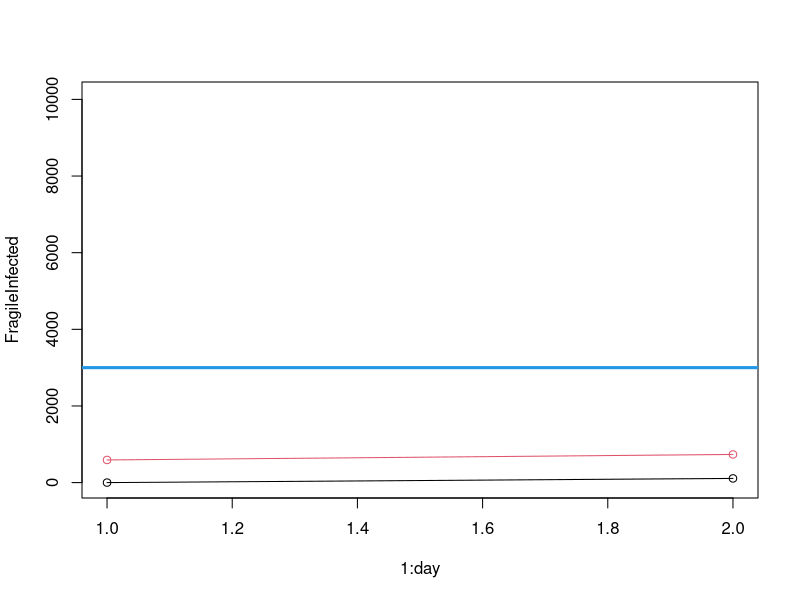
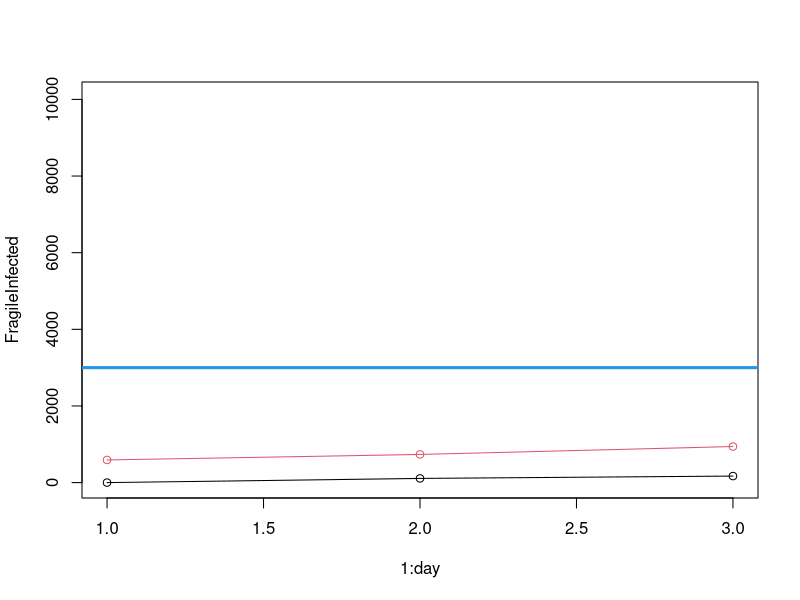
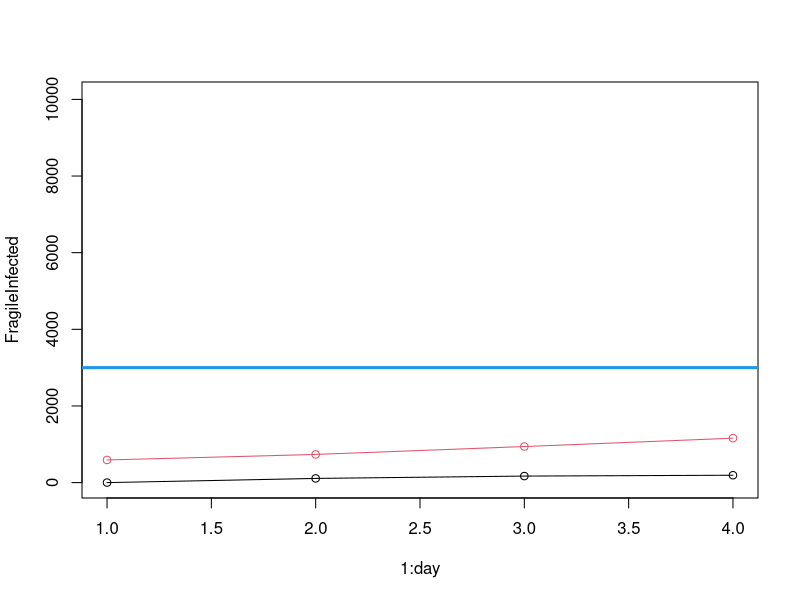
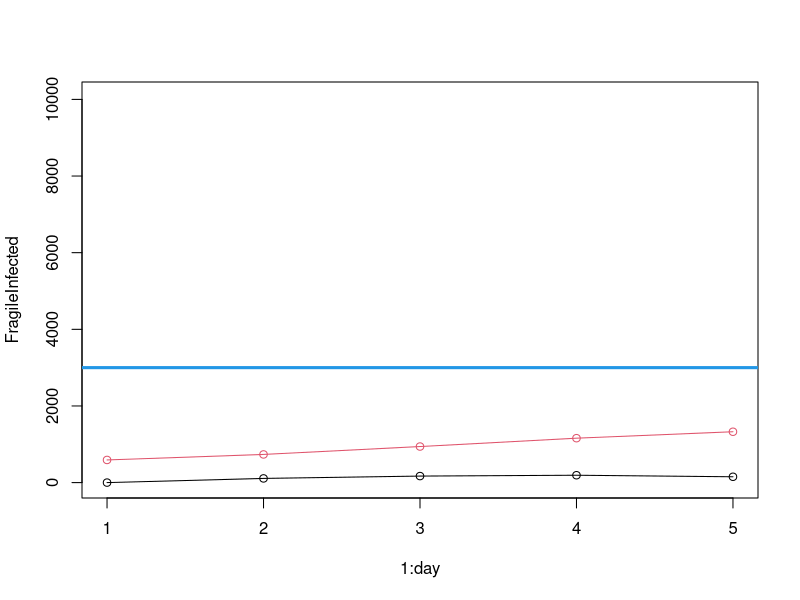
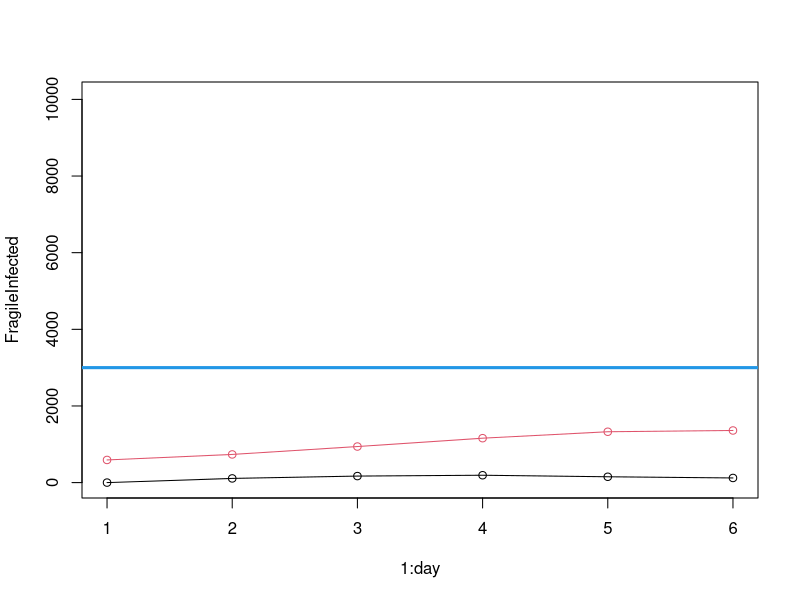
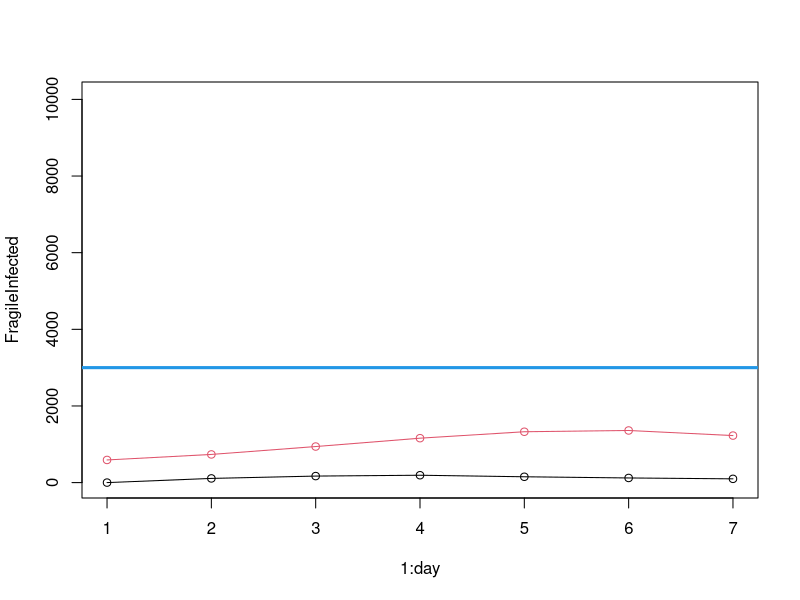
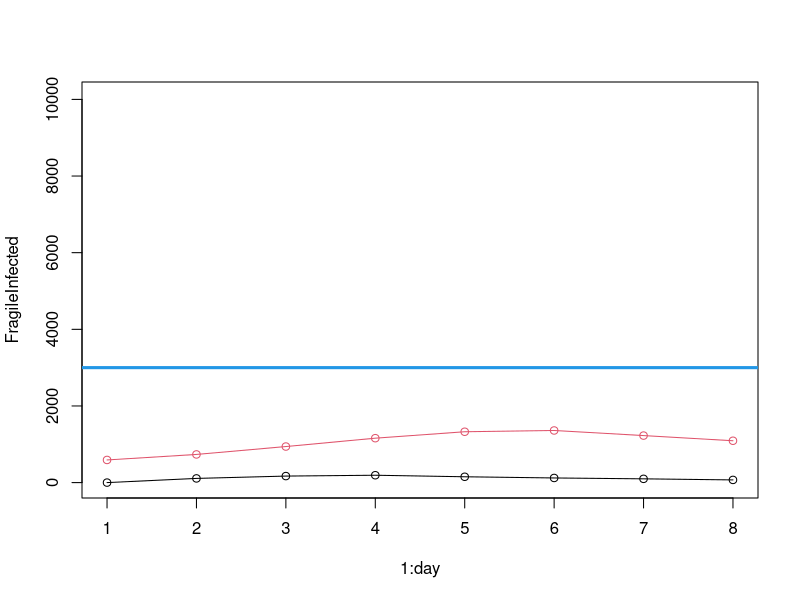
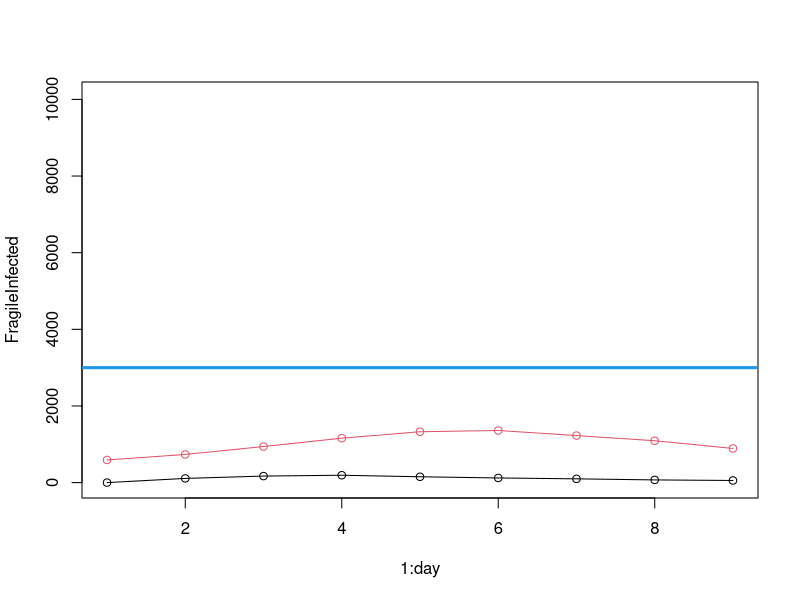

Reproduce these figures in R, in order.
set.seed(123)

m = 10000
Family_size_mean = 4
Family_size_sd = 2

Family_comp = 0.1
Initial_infection = 0.08
recovery_rate = 0.05

FamiliyMatrix = matrix(0, m, 7)

proportion_risk_composition = 0.5 

#------------------------------------------
# Simulate the social structure
#------------------------------------------

Family_risk=round((proportion_risk_composition+0.5)*runif(m))

for(i in 1:m){

	FamiliyMatrix[i,1] = max(1, round(rnorm(1, Family_size_mean, Family_size_sd)))
	FamiliyMatrix[i,3] = round(FamiliyMatrix[i,1]*max(0, rnorm(1, Family_comp, 0.01)))
	FamiliyMatrix[i,2] = FamiliyMatrix[i,1] - FamiliyMatrix[i,3]
	FamiliyMatrix[i,4] = round(FamiliyMatrix[i,2]*rnorm(1, Initial_infection, 0.01))
	FamiliyMatrix[i,5] = round(FamiliyMatrix[i,3]*rnorm(1, Initial_infection, 0.01))
} 

#----------------
#
# Description of FamiliyMatrix 
#
# Col 1: total number of people in a given family
# Col 2: total number of non-fragile member of a given family
# Col 3: total number of fragile member of a given family
# Col 4: total number of non-fragile member of a given family who are already infected
# Col 5: total number of fragile member of a given family who are already infected
#col 6: total number of recovered non fragile members of the family
#col 7: total number of recovered fragile members of the family
#----------------

Population = sum(FamiliyMatrix[,1])

#------------------------------------------
# Simulate the contagion and death process
#------------------------------------------

P_g = 0.9	# probability of being infected if a member of the family is infected
P_e = 0.01	# probability of being infected from outside the family
P_d0 = 0.5	# probability of death for fragile subjects
P_d1 = 0.5 	# probability of death for non-fragile subjects
P_r0 = 0.9 # probabilty of recovery for fragile infected members 
P_r1 = 0.8 # probability of recovery for non fragile members

SilulList = list()
SilulList[[1]] = FamiliyMatrix

FragileInfected = sum(SilulList[[1]][,5])
NonFragileInfected = sum(SilulList[[1]][,4])

N_days = 21

for(day in 2:N_days){

	FamiliyMatrix_0 = matrix(0, m, 7)

	InfectedFraction = sum(SilulList[[day-1]][,4] + SilulList[[day-1]][,5])/Population 

	for(i in 1:m){	

		#----------------------------------
		# Simulate the survival/death process
		#----------------------------------

		TossCoin_d0 = P_d0*runif(1)
		FamiliyMatrix_0[i,3] = max(0, SilulList[[day-1]][i,3] - round(TossCoin_d0*SilulList[[day-1]][i,5]) )
		FamiliyMatrix_0[i,5] = max(0, SilulList[[day-1]][i,5] - round(TossCoin_d0*SilulList[[day-1]][i,5]) )

		TossCoin_d1 = P_d1*runif(1)
		FamiliyMatrix_0[i,2] = max(0, SilulList[[day-1]][i,2] - round(TossCoin_d1*SilulList[[day-1]][i,4]) )
		FamiliyMatrix_0[i,4] = max(0, SilulList[[day-1]][i,4] - round(TossCoin_d0*SilulList[[day-1]][i,4]) )

		FamiliyMatrix_0[i,1] = FamiliyMatrix_0[i,2] + FamiliyMatrix_0[i,3]

		#----------------------------------
		# Potential ricovery
		#----------------------------------
		TossCoin_r1 = P_r1*runif(1)
		FamiliyMatrix_0[i,6] = max(0, SilulList[[day-1]][i,6] + round(TossCoin_r1*SilulList[[day-1]][i,4]))
		FamiliyMatrix_0[i,2] = max(0, SilulList[[day-1]][i,2] - round(TossCoin_r1*SilulList[[day-1]][i,4]) )
		FamiliyMatrix_0[i,4] = max(0, SilulList[[day-1]][i,4] - round(TossCoin_r1*SilulList[[day-1]][i,4]) )
	
		
		TossCoin_r0 = P_r0*runif(1)
		FamiliyMatrix_0[i,7] = max(0, SilulList[[day-1]][i,7] + round(TossCoin_r0*SilulList[[day-1]][i,5]))
		FamiliyMatrix_0[i,3] = max(0, SilulList[[day-1]][i,3] - round(TossCoin_r0*SilulList[[day-1]][i,5]) )
		FamiliyMatrix_0[i,5] = max(0, SilulList[[day-1]][i,5] - round(TossCoin_r0*SilulList[[day-1]][i,5]) )
		
    #Total suseptibe member of a family	
		FamiliyMatrix_0[i,1] = FamiliyMatrix_0[i,2] + FamiliyMatrix_0[i,3]
    

		#----------------------------------
		# Simulate the contagion process
		#----------------------------------
		
		# Randomly select whether fragile vs non-fragile will be infected

		TC_inf_e = round(P_e*InfectedFraction *runif(1))
		TC_inf_g = round(P_g*(SilulList[[day-1]][i,4] + SilulList[[day-1]][i,5])*runif(1))
		

		F = round(runif(1))

		if(F > 0){

			FamiliyMatrix_0[i,4] = min(SilulList[[day-1]][i,2], SilulList[[day-1]][i,4] + max(TC_inf_e,  TC_inf_g))
      
			FamiliyMatrix_0[i,2] = max(0, SilulList[[day-1]][i,2] - max(TC_inf_e,  TC_inf_g))
			
			FamiliyMatrix_0[i,5] = SilulList[[day-1]][i,5]

		}else{
			FamiliyMatrix_0[i,5] = min(SilulList[[day-1]][i,3], SilulList[[day-1]][i,5] + max(TC_inf_e,  TC_inf_g))

			FamiliyMatrix_0[i,3] = max(0, SilulList[[day-1]][i,3] - max(TC_inf_e,  TC_inf_g))
			
			FamiliyMatrix_0[i,4] = SilulList[[day-1]][i,4]

		}
		

		#print(c(sum(SilulList[[day-1]][1:i,4]), sum(FamiliyMatrix_0[1:i,4])))

	}

	SilulList[[day]] = FamiliyMatrix_0

	FragileInfected = c(FragileInfected, sum(SilulList[[day]][,5]))
	NonFragileInfected = c(NonFragileInfected, sum(SilulList[[day]][,4]))

	#par(mfrow=c(2,1))
	plot(1:day, FragileInfected, type = 'o',  ylim = c(0, Population/4))
	lines(1:day, NonFragileInfected, type = 'o', col = 2)
	abline(h = 3000, col = 4, lwd = 3)


}










